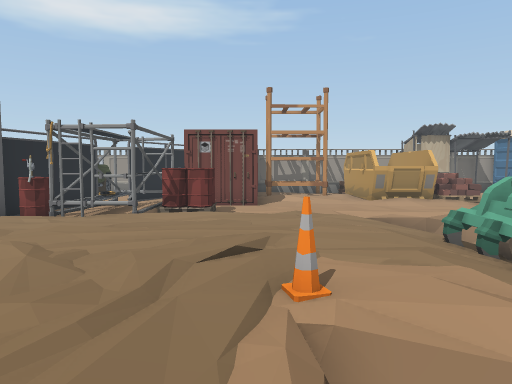
View 1 (above)

22 first-person views from a walk through a scene from a Unity 3-D project. The camera is 1.3 m above the floor, tilts 4° down and sees 70° across. The floor is counted in squares, 1 m on a side. Each view is taken from the middle of a square. On the plan, view 1 faces up. The plan holds only what a view shows up to about 15 squares ahead; the rest is blank. The place goes on beyond the plan. The player is left out.

View 2
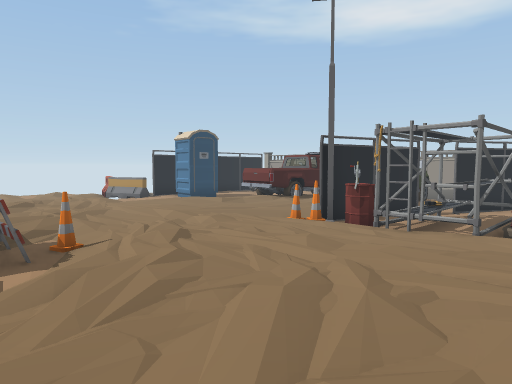

View 3
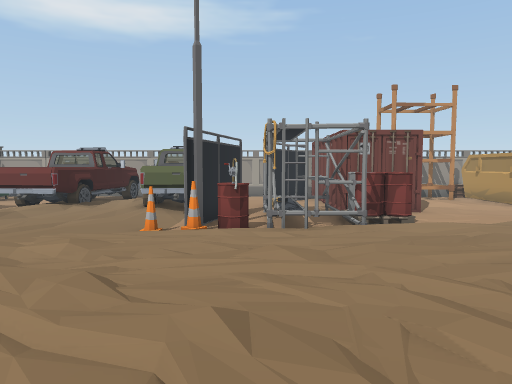

View 4
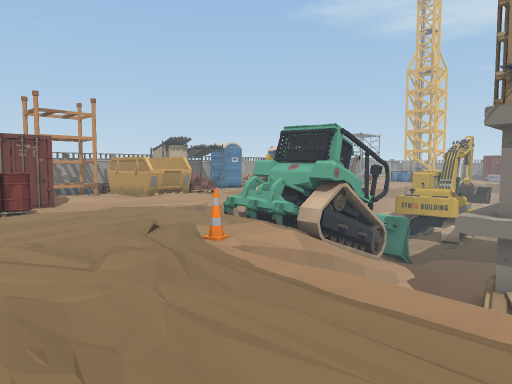

View 5
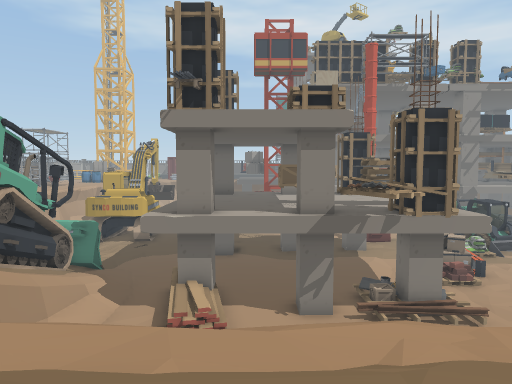

View 6
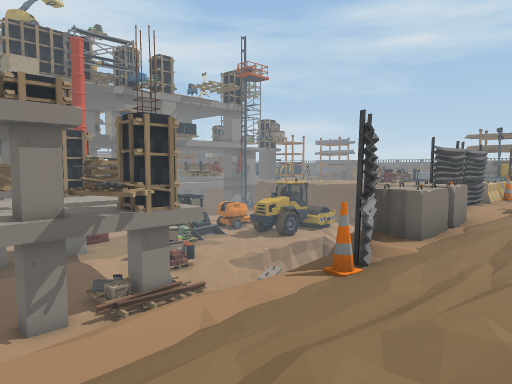

View 7
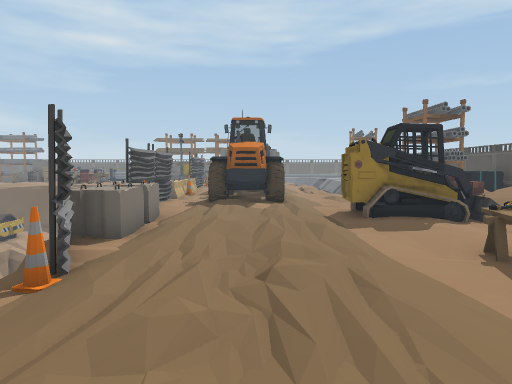

View 8
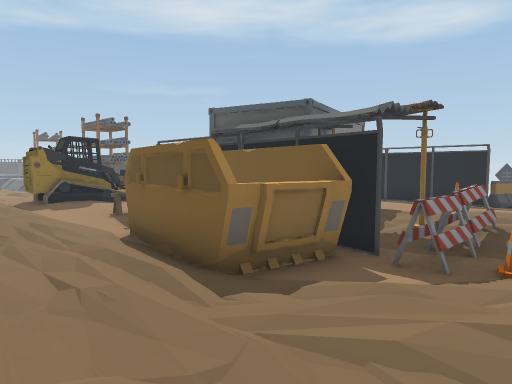

View 9
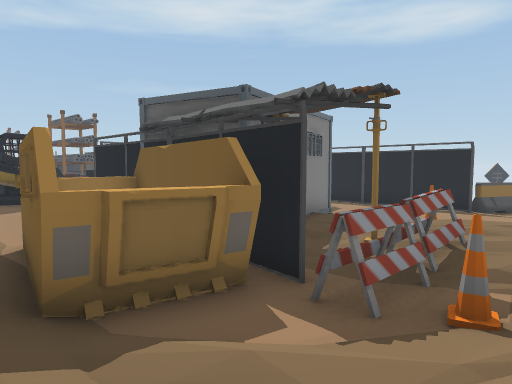

View 10
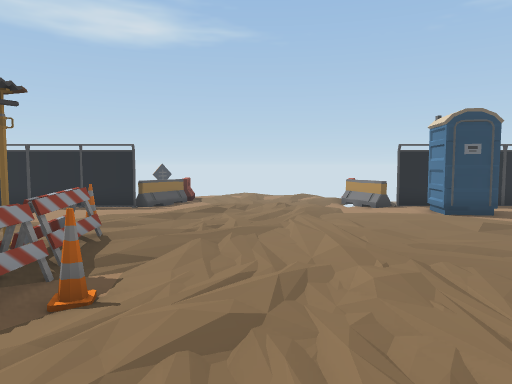

View 11
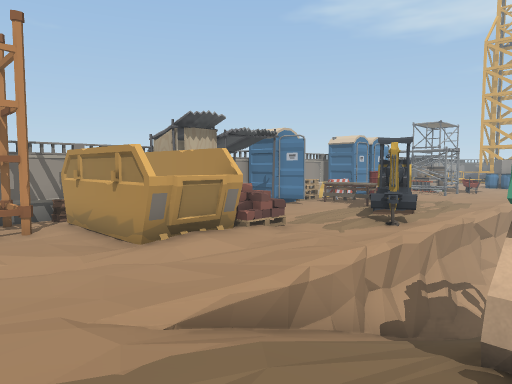

View 12
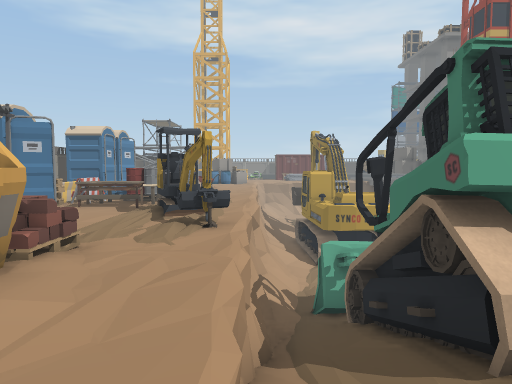

View 13
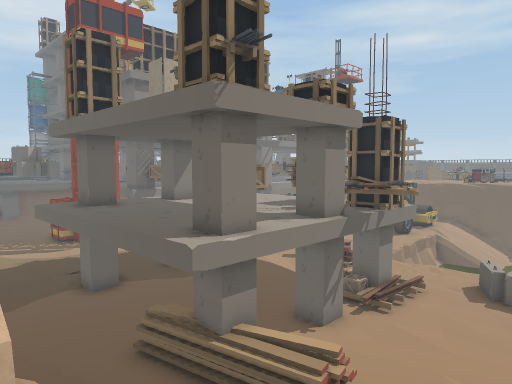

View 14
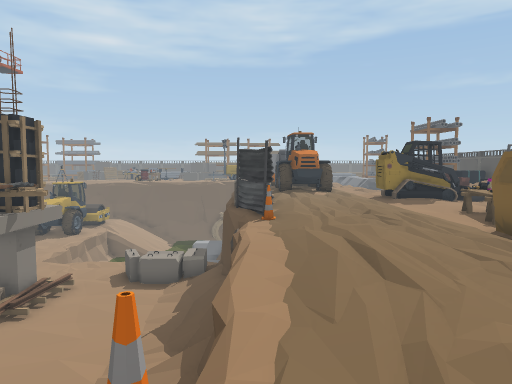

View 15
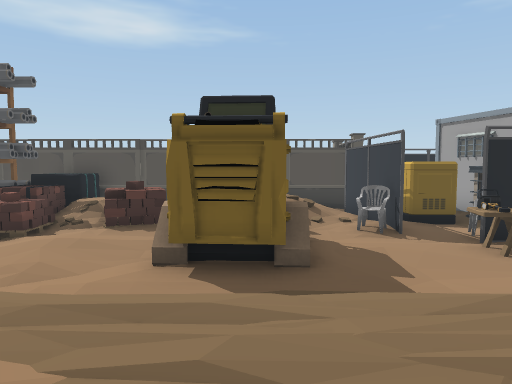

View 16
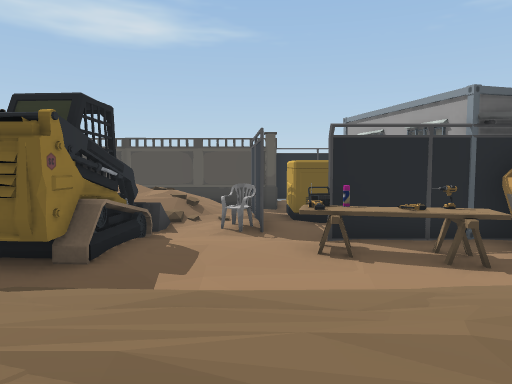

View 17
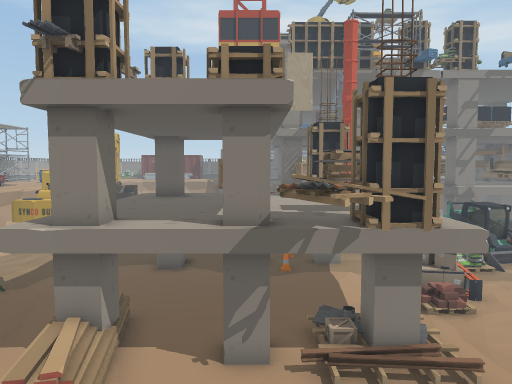

View 18
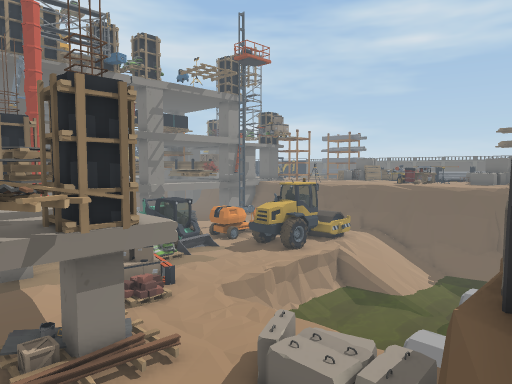

View 19
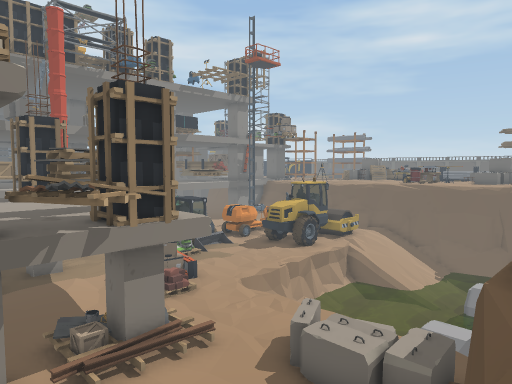

View 20
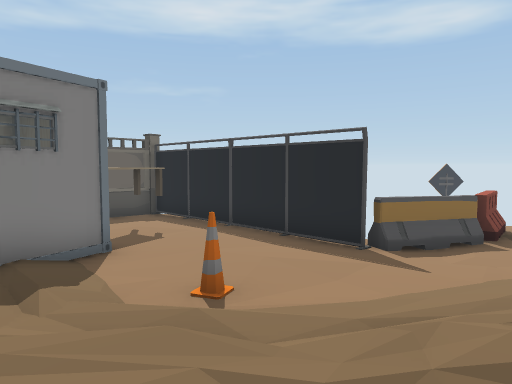

View 21
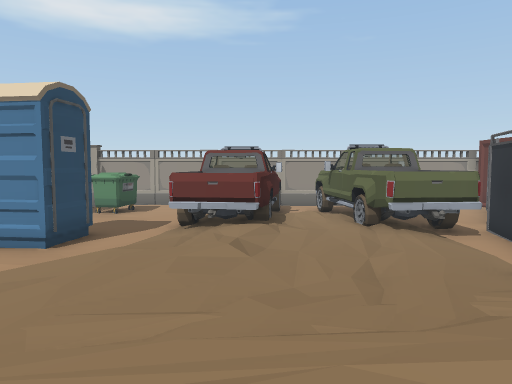

View 22
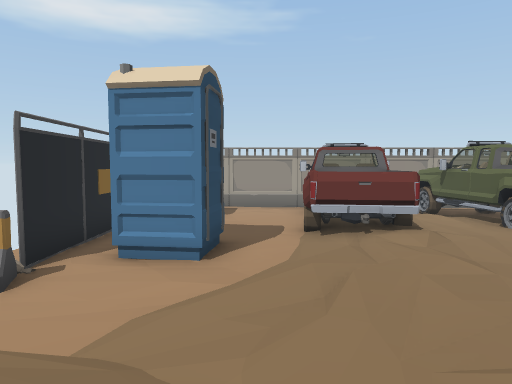

### Floor plan
Key: @ floor where view 1 was taken; # wall or solid block; . main floor; : floor 0.25 m higher than the main floor; - floor 2 m lower than the main floor; _ floor 2.5 m lower than the main floor; < floor 2.75 m lower than the main floor; ( floor 3 m lower than the main floor; / step, stairs or slope; = window, fence, low wall or low ledge; ≈ water the walk keeps out of; ^ raised ledge; v drop or lower ground; O other object.
Columns run from 19 left of view 1 to 17 right of it. Each row starts with its distance up from view 1.
 16    O...OOOOOO  #OO  OOOO   OO  O.O##
 15    ....OO.OOO..O.O   ..O  OO.....OOOO
 14  #....OOO::OO OO.O  /:.O O O.....OOOO
 13   O...OOO.:OOO...O  ...OOOOO....O...
 12  #. O.OOO::OOOOOOOOO........./.OO...
 11  #.OO..:::::.OOOOO...........OO.....
 10  OO../::::.:.OOOOOO...//==/vv=====v==
  9  O...:/::::.OOOOO /::.///////////////
  8 .....::::::.:O:O:::::://=###O###_<<</
  7 .. :::::::::::::::::::/=####  ##    =
  6  . /:::::://::::::/:::/=## #  ##    #
  5 ...:::::::::/::::::/::/#=OO#####/<< #
  4 ../::/::::::/::::::/O.//////O///((/
  3 ..////::::/O/::::::.v==v#vv////((((<
  2 O....//::==#=//::::.      (((((((((/<
  1 OO...O//::#OOO.::::.      ((=#(((((/<
  0  #.....::::OO O:::/@    (-=O#=(((((O<
 -1  #.....::OOOO O:::/.=/  (==((((((((<
 -2  #....OOO OOO /::::.///(((((((((((/<
 -3  #....O   O#OO.::::.=//(((((((((((/
 -4  #..OOO OOOOOO/::::.v//((((O((((((
 -5  #..O OOOO.#OO/:///Ov/((((/(((((((O
 -6  #...   O.O#O./:::.O#/((((///O((((<
 -7  #...OOOO...OO.:::/O#//(((/O  ((((<O
 -8  ##   ##O#O....:::/O#//(((//  ((((<<
 -9      O   :....//::/O#OOOO(((((/  (/(
-10      O    OOO:.:::: #OOOO(((((/OO
-11      O    OOOO.::::O#(   ((((((OO
-12      O    OOOO.:::/.#v/vv/vvv((((OO
-13      O   O.....:^=:.O        v((((O
-14      O  OOO.:./O#O:.O        ≈(
-15      O   O.:/./###:.O
-16       OO  O.  .^  ..O   ≈≈≈≈≈

Where each view was taken, in squares from view 1:
view 1: 0 up, 0 right, facing up
view 2: 1 up, 1 left, facing up-left
view 3: 1 up, 5 left, facing up
view 4: 2 down, 4 left, facing up-right
view 5: 2 down, 3 left, facing right
view 6: 1 down, 3 left, facing down-right
view 7: 1 down, 3 left, facing down
view 8: 4 up, 2 left, facing down-left
view 9: 4 up, 4 left, facing down-left
view 10: 5 up, 4 left, facing left
view 11: 7 up, 1 right, facing up-right
view 12: 10 up, 2 right, facing right
view 13: 5 up, 2 right, facing down-right
view 14: 5 up, 0 right, facing down
view 15: 11 down, 1 left, facing left
view 16: 8 down, 1 left, facing left
view 17: 4 down, 0 right, facing right
view 18: 4 down, 0 right, facing down-right
view 19: 3 down, 0 right, facing down-right
view 20: 4 up, 11 left, facing down-left
view 21: 4 up, 11 left, facing up
view 22: 5 up, 14 left, facing up
